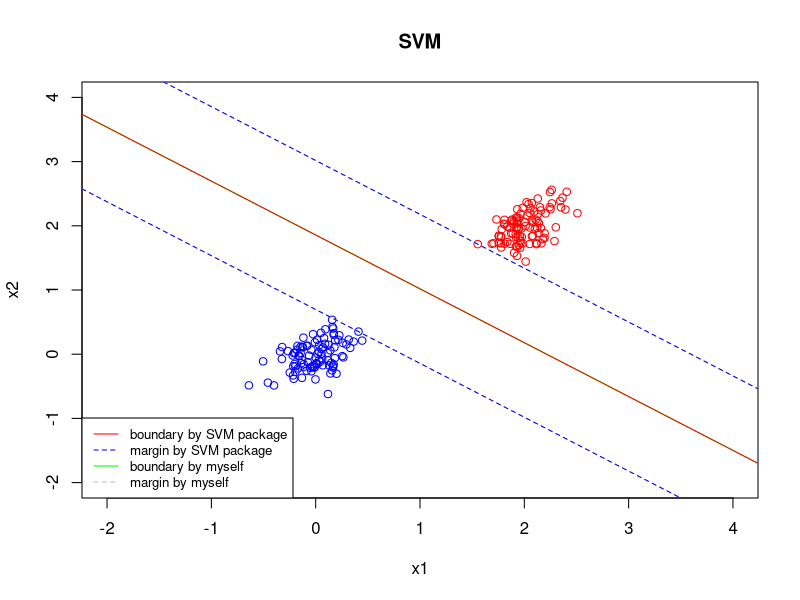

Generate this figure with R:
library(MASS)
library(mvtnorm)
library(e1071)
library(quadprog)
###Simulate cluster
a<-matrix(c(0.2,0.1,
            0,0.2),2,2)
Sigma<-a%*%t(a)

set.seed(6)
mu1<-c(2,2)
mu2<-c(0,0)
a1<-mvrnorm(100,mu1,Sigma)
a2<-mvrnorm(100,mu2,Sigma)
data1<-rbind(cbind(rep(1,100),a1),cbind(rep(-1,100),a2))
colnames(data1)<-c("group","x1","x2")


svm_1<-function(data){
  #data<-data1
  err<-1e-10
  X<-data[,2:3]
  y<-data[,1]
  n<-nrow(data)
  Dmat<-diag(y)%*%X%*%t(X)%*%diag(y)+ err*diag(1,n)
  dvec<-as.matrix(rep(1,n))
  Amat<-t(rbind(matrix(y,nrow=1),diag(1,nrow=n)))
  sol<-solve.QP(Dmat=Dmat,dvec=dvec,Amat=Amat,meq=1,factorized = F)
  alpha<-sol$solution
  beta<-t(X)%*%matrix(alpha*y,nrow =n)
  beta0<--0.5*(min(X[y==1,]%*%beta)+max(X[y==-1,]%*%beta))
  
  abline(-beta0/beta[2],-beta[1]/beta[2],col="green")
  abline((1-beta0)/beta[2],-beta[1]/beta[2],col="grey",lty=2)
  abline((-1-beta0)/beta[2],-beta[1]/beta[2],col="grey",lty=2)
  cat("beta0 =",beta0,"\n")
  cat("beta = ",beta,"\n")
}

plot(data1[1:100,2:3],xlim=c(-2,4),ylim=c(-2,4),col="red",xlab = "x1",ylab="x2")
points(data1[101:200,2:3],col="blue")
svm_1(data1)

###compare with svm
m1<-svm(group~x1+x2,data=data1,kernel="linear",scale=FALSE,type="C-classification")
coef(m1)
cf <- coef(m1)
abline(-cf[1]/cf[3], -cf[2]/cf[3], col = "red")
#plot margin 
abline(-(cf[1] + 1)/cf[3], -cf[2]/cf[3], col = "blue",lty=2)
abline(-(cf[1] - 1)/cf[3], -cf[2]/cf[3], col = "blue",lty=2)
legend("bottomleft", legend=c("boundary by SVM package", "margin by SVM package","boundary by myself","margin by myself"),
       col=c("red", "blue","green","grey"), lty=c(1,2,1,2), cex=0.8)
title(main="SVM")



